Frame 1 (no input): blank canvas, image omitted
Frame 60 (no input): blank canvas, image omitted
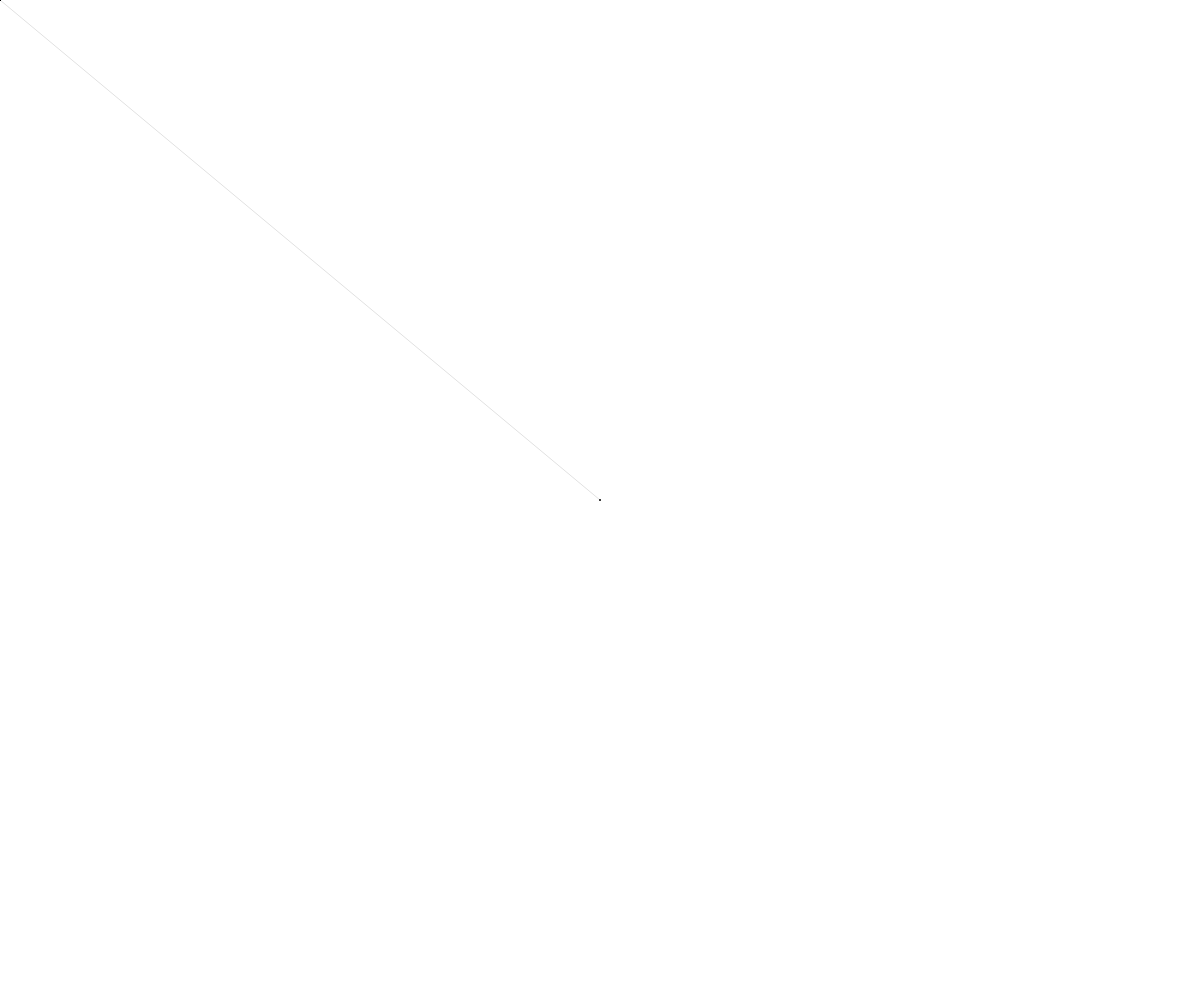
Frame 120 (the mouse pressed at the canvas centre since frame 60)

The p5.js sketch whose frames 1 and 60 were blank and that drew this single picture after the mouse press (run headless with seeded random() and noise() and a simulated clock; from frame 60 on, the mouse is pressed at the canvas centre):

// p5.js sketch
// ── sketch.js
/*
Mimi Yin NYU-ITP
Drawing lines with the mouse.
Strokeweight based on mouse speed.
The faster the mouse, the thinner the line.
Non-linear mapping.
*/

function setup() {
  createCanvas(windowWidth, windowHeight);
  background(255);
}

function draw() {

  // Calculate speed of mouse
  let speed = dist(pmouseX, pmouseY, mouseX, mouseY);
  
  // Set the strokweight to be the inverse of the speed x 100.
  strokeWeight(100/speed);
  // Draw a line from the previous mouse position
  // to the current mouse position.
  line(pmouseX, pmouseY, mouseX, mouseY);

}
